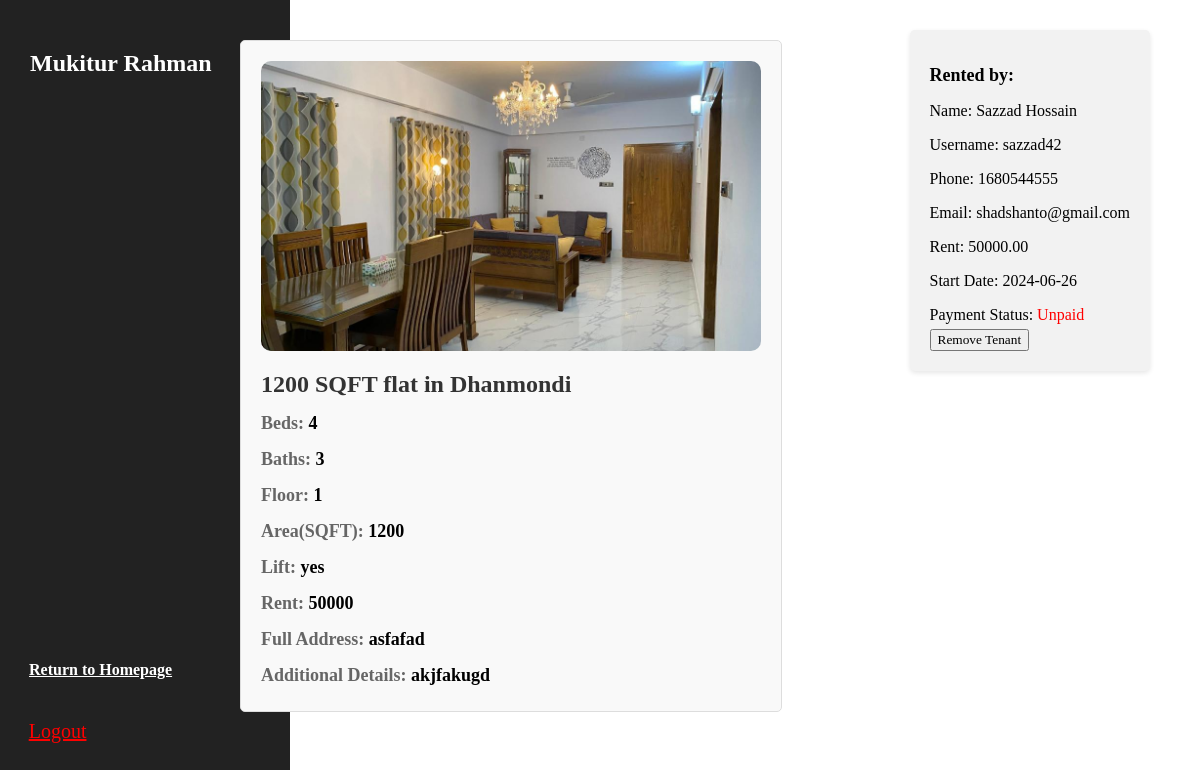
Page /flats/flat_dashboard.php?f_id=82 (signed in) on the committed database.
### tables this page shows
CREATE TABLE `users` (
  `username` varchar(14) NOT NULL,
  `pass` varchar(255) NOT NULL,
  `name` varchar(100) NOT NULL,
  `email` varchar(50) NOT NULL,
  `phone` int(14) NOT NULL,
  `address` varchar(100) NOT NULL,
  `o_flag` int(11) NOT NULL DEFAULT 0,
  `p_enlisted` int(12) NOT NULL,
  `verification_code` varchar(32) NOT NULL,
  `email_verified` varchar(10) NOT NULL DEFAULT 'Unverified',
  `t_flag` int(11) NOT NULL DEFAULT 0,
  `tenant_f_id` int(11) DEFAULT NULL
);

CREATE TABLE `flats` (
  `f_id` int(11) NOT NULL,
  `p_id` int(11) NOT NULL,
  `flat_num` varchar(10) NOT NULL,
  `beds` int(11) NOT NULL,
  `baths` int(11) NOT NULL,
  `sqft` int(11) NOT NULL,
  `floor` int(11) NOT NULL,
  `additional_info` varchar(200) NOT NULL,
  `status` varchar(11) NOT NULL DEFAULT 'Vacant',
  `rent_amount` int(11) NOT NULL,
  `image_path` varchar(255) NOT NULL
);

CREATE TABLE `properties` (
  `p_id` int(11) NOT NULL,
  `o_username` varchar(20) NOT NULL,
  `p_name` varchar(50) NOT NULL,
  `location_a` varchar(20) NOT NULL,
  `address` varchar(100) NOT NULL,
  `lift_status` varchar(2) NOT NULL,
  `total_flats` int(11) NOT NULL
);

CREATE TABLE `rentals` (
  `rental_id` int(11) NOT NULL,
  `f_id` int(11) DEFAULT NULL,
  `t_username` varchar(255) DEFAULT NULL,
  `st_date` date DEFAULT NULL,
  `rent_amount` decimal(10,2) DEFAULT NULL,
  `status` varchar(50) DEFAULT NULL
);

### flats/flat_dashboard.php (the view, shortened to what this page needs)
<?php
include "../database_connection.php";
if (isset($_SESSION['username'])) {
    $username = $_SESSION['username'];
} else {
    header("Location: http://homify.local/login/login.php");
    exit();
}
$f_id = $_GET['f_id'];
$flats_query = "SELECT * FROM flats WHERE f_id = '$f_id'";
$flats_result = mysqli_query($conn, $flats_query);
$flat = mysqli_fetch_assoc($flats_result);
$image_path = $flat['image_path'];
$p_id = $flat['p_id'];
$property_query = "SELECT * FROM properties where p_id = '$p_id'";
$property_result = mysqli_query($conn, $property_query);
$property=mysqli_fetch_assoc($property_result);
$location = $property["location_a"];
$query = "SELECT name FROM users WHERE username = '$username'";
$result = mysqli_query($conn, $query);
$row = mysqli_fetch_assoc($result);
$name = $row['name'];
if ($property['lift_status'] == 1) {
    $lift = "yes";
} else {
    $lift = "No";
}
$rental_query = "SELECT * FROM rentals WHERE f_id = '$f_id'";
$rental_result = mysqli_query($conn, $rental_query);
if (mysqli_num_rows($rental_result) > 0) {
  $rental = mysqli_fetch_assoc($rental_result);
  $rental_id = $rental["rental_id"];
  $payment_query = "SELECT payment_month FROM payments WHERE rental_id = '$rental_id' AND payment_month = LPAD(MONTH(CURDATE()), 2, '0')";
  $payment_result = mysqli_query($conn, $payment_query);
  $payment_row = mysqli_fetch_assoc($payment_result);
  $t_username = $rental['t_username'];
  $tenant_query = "SELECT * FROM users WHERE username = '$t_username'";
  $tenant_result = mysqli_query($conn, $tenant_query);
  $tenant = mysqli_fetch_assoc($tenant_result);
  $tenant_name = $tenant['username'];
  $tenant_f_name = $tenant['name'];
  $tenant_phone = $tenant['phone'];
  $rent_amount = $rental['rent_amount'];
  $tenant_email = $tenant['email'];
  $start_date = $rental['st_date'];
  if ($payment_row) {
      $payment_month = $payment_row['payment_month'];
      $rental_info = "<h2>Rented by:</h2>
                      <p>Name: $tenant_f_name</p>
                      <p>Username: $tenant_name</p>
                      <p>Phone: $tenant_phone</p>
                      <p>Email: $tenant_email</p>
                      <p>Rent: $rent_amount</p>
                      <p>Start Date: $start_date</p>
                      <p>Payment Status: <span style='color: green;'>Paid for this month</span></p>
                      <a href='remove_tenant.php?t_username=$t_username&f_id=$f_id&rental_id=$rental_id'><button>Remove Tenant</button></a>";
  } else {
      $rental_info = "<h2>Rented by:</h2>
                      <p>Name: $tenant_f_name</p>
                      <p>Username: $tenant_name</p>
                      <p>Phone: $tenant_phone</p>
                      <p>Email: $tenant_email</p>
                      <p>Rent: $rent_amount</p>
                      <p>Start Date: $start_date</p>
                      <p>Payment Status: <span style='color: red;'>Unpaid</span></p>
                      <a href='remove_tenant.php?t_username=$t_username&f_id=$f_id&rental_id=$rental_id'><button>Remove Tenant</button></a>";
  }
} else {
  $rental_info = "No one is renting this flat.";
}
?>
<!DOCTYPE html>
<html lang="en">
<head>
    <link rel="stylesheet" href = "../index/index.css">
</head>
<body>
  <div class="side-bar">
    <h2 style="padding:30px; color: white"><?php echo $name; ?></h2>
    <div style= "position: absolute; top:80%;left: 10%">
      <a href="../index/index.php" style="color:white;">
        <h4>Return to Homepage</h4>
      </a>
    </div>
    <div style= "position: absolute; top:90%;left: 3%">
      <a href="../logout.php" class="button" style="color:red">
        Logout
      </a>
    </div>
  </div>
  <div class ='f_details'>
    <div>
      <img class= "main_image" src="<?php echo $image_path; ?>" alt="">
    </div>
    <h1><?php echo $flat['sqft'] . ' SQFT flat in ' . $location; ?></h1>
    <div class="details">
      <h2><?php echo "Beds: <span>" . $flat['beds'] . "</span>"; ?></h2>
      <h2><?php echo "Baths: <span>" . $flat['baths'] . "</span>"; ?></h2>
      <h2><?php echo "Floor: <span>" . $flat['floor'] . "</span>"; ?></h2>
      <h2><?php echo "Area(SQFT): <span>" . $flat['sqft'] . "</span>"; ?></h2>
      <h2><?php echo "Lift: <span>" . $lift . "</span>"; ?></h2>
      <h2><?php echo "Rent: <span>" . $flat['rent_amount'] . "</span>"; ?></h2>
      <h2><?php echo "Full Address: <span>" . $property['address'] . "</span>"; ?></h2>
      <h2><?php echo "Additional Details: <span>" . $flat['additional_info'] . "</span>"; ?></h2>
    </div>
  </div>
    <div class="rental_info;" style="position:absolute; right:50px; top:30px">
        <div class="rental-info">
            <h2><?php echo $rental_info; ?></h2>
        </div>
    </div>
</body>
</html>

### index/index.css (style rules this page uses)
* { font-family: Cambria, Cochin, Georgia, Times, 'Times New Roman', serif; }
.button { color: white; font-size: 20px; padding: 10px 20px; cursor: pointer; }
.side-bar { height: 100vh; width: 290px; background-color: #222222; position: fixed; top: 0; left: 0; overflow-y: auto; }
.f_details { font-family: Arial, sans-serif; background-color: #f9f9f9; padding: 20px; border: 1px solid #ddd; border-radius: 5px; margin-bottom: 20px; position: absolute; top: 40px; left: 20%; }
.f_details h1 { font-size: 24px; color: #333; margin-bottom: 10px; }
.f_details .details h2 { font-size: 18px; color: #666; margin-bottom: 5px; }
.f_details .details h2 span { font-weight: bold; color: #000; }
.main_image { width: 500px; height: 290px; object-fit: cover; border-radius: 10px; }

### flats/flat_dashboard.php (style rules this page uses)
.rental-info { background-color: #f2f2f2; padding: 20px; border-radius: 5px; box-shadow: 0 2px 5px rgba(0, 0, 0, 0.1); text-align: left; margin-left: 20px; border-width: 4px; border-color: black; }
.rental-info h2 { font-size: 18px; font-weight: bold; margin-bottom: 10px; }
.rental-info p { font-size: 16px; margin-bottom: 5px; }

### rows in the picture
users: name "Mukitur Rahman"
flats: image_path (picture), sqft "1200", beds "4", baths "3", floor "1", rent_amount "50000", additional_info "akjfakugd"
properties: location_a "Dhanmondi", lift_status "yes", address "asfafad"
users: name "Sazzad Hossain", username "sazzad42", phone "1680544555", email "shadshanto@gmail.com"
rentals: rent_amount "50000.00", st_date "2024-06-26"
